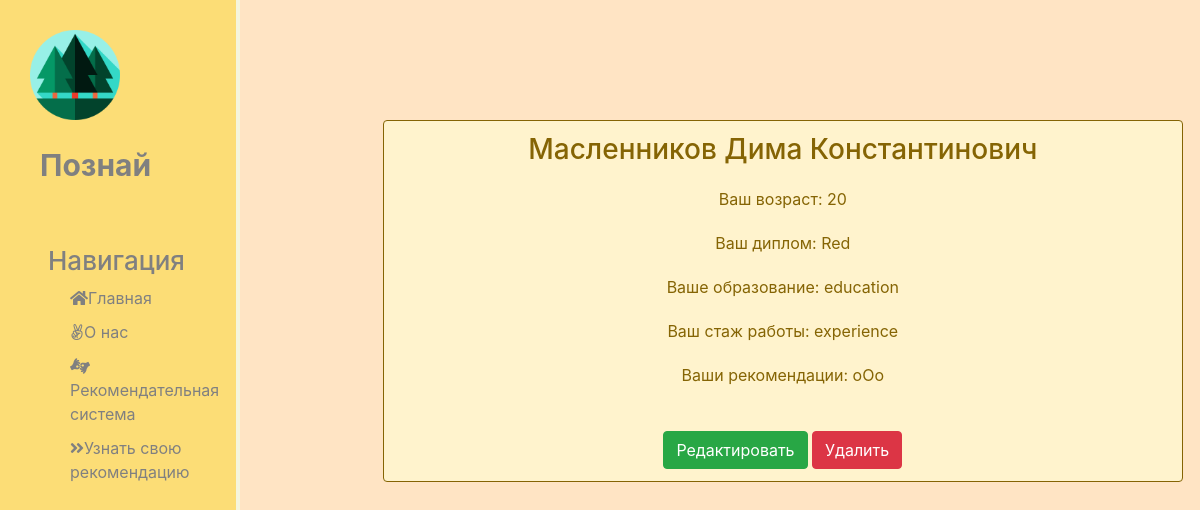
/recommendation/2, run on the app's committed database.
### recommendation/models.py (models this page shows, shortened)
class UserForRec(models.Model):
    name = models.CharField('Ваше имя', max_length=50)
    surname = models.CharField('Ваша фамилия', max_length=50)
    patronymic = models.CharField('Ваше отчество', max_length=50)
    age = models.IntegerField('Ваш возраст')
    education = models.CharField('Образование', max_length=50)
    diplom = models.CharField('Диплом', max_length=50)
    experience = models.IntegerField('Стаж работы')
    recommendation = models.TextField('Ваши рекомендации')
    class Meta:
        verbose_name = 'Пользователь для рекомендации'
        verbose_name_plural = 'Пользователи для рекомендации'

### recommendation/views.py (the view)
# urls.py: path('<int:pk>', views.RecommendationDetail.as_view(), name='recommendation-details'),
class RecommendationDetail(DetailView):
    model = UserForRec
    template_name = 'recommendation/details_view.html'
    context_object_name = 'recommendation'

### recommendation/templates/recommendation/details_view.html (shortened to what this page needs)
{% extends 'main/layout.html' %}
{% block content %}
<div class="features">
    <div class="alert alert-warning">
        <h3>{{ recommendation.surname}} {{ recommendation.name}} {{ recommendation.patronymic}}</h3>
        <p>Ваш возраст: {{ recommendation.age }}</p>
        <p>Ваш диплом: {{ recommendation.diplom }}</p>
        <p>Ваше образование: {{ recommendation.education }}</p>
        <p>Ваш стаж работы: {{ recommendation.experience }}</p>
        <p>Ваши рекомендации: {{ recommendation.recommendation }}</p>
        <br>
        <a href="{% url 'recommendation-update' recommendation.id %}" class="btn btn-success">Редактировать</a>
        <a href="{% url 'recommendation-delete' recommendation.id %}" class="btn btn-danger">Удалить</a>
    </div>
</div>
{% endblock%}

### main/static/main/css/main.css (style rules this page uses)
body { background: #FFE4C4; }
main .features { float: left; color: #856404; margin-top: 100px; width: 35%; }
main .features p { max-width: 500px; margin: 20px auto; }
.alert-warning { color: #856404; background-color: #fff3cd; border-color: #856404; float: left; clear: both; width: 800px; margin: 20px 34%; text-align: center; }

### data on the page
UserForRec: surname "Масленников", name "Дима", patronymic "Константинович", age "20", diplom "Red", education "education", experience "experience", recommendation "oOo"
